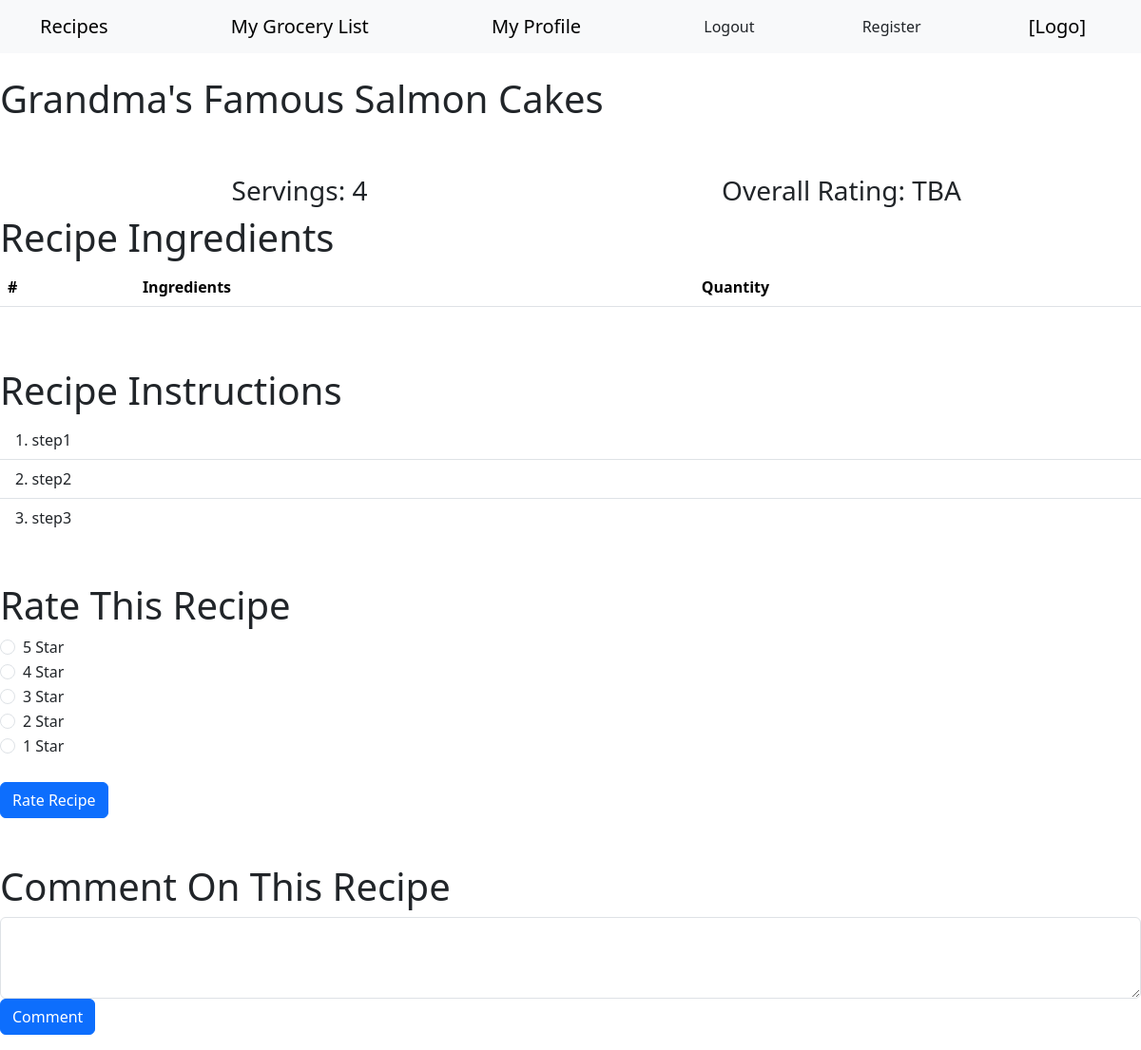
Before: /recipe-3 (signed in) with the older database file.
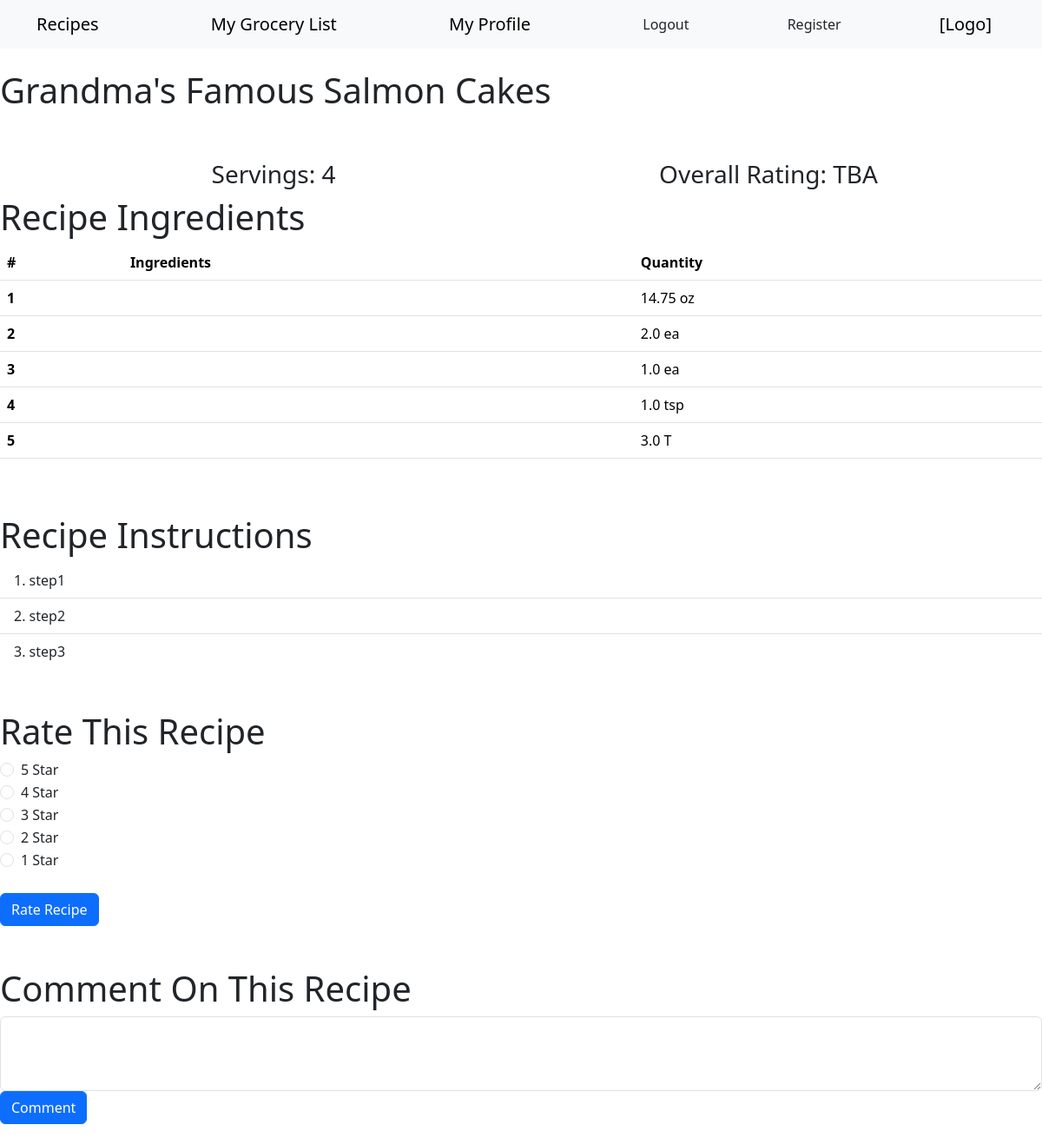
After: the same page with the newer database file.
### app/models.py (models this page shows)
class Recipe_Ingredient(db.Model):
	__tablename__ = 'recipe_ingredients'
	recing_id = db.Column(db.Integer, primary_key=True)
	recipe_id = db.Column(db.Integer, db.ForeignKey('recipes.recipe_id'))
	ing_id = db.Column(db.Integer, db.ForeignKey('ingredients.ing_id'))
	ing_qty = db.Column(db.Double)
	ing_uom = db.Column(db.String(10))

### app/routes.py (the view)
@myapp_obj.route("/recipe-<id>")
def recipeX(id):
	recipe = db.session.get(Recipe, id)
	ing_descs = get_Ing_Descs(id)
	recipe_qtys = Recipe_Ingredient.query.filter(Recipe_Ingredient.recipe_id==id).all()
	recipe_insns = ['step1', 'step2', 'step3'] # insns to be parsed soon
	rform = RatingsForm()
	cform = CommentsForm()
	if cform.validate_on_submit(): # comments form validation / db submission
		cmt_tmstp = str(datetime.now())
		comment = Recipe_Comment(
			comment_desc=form.comment_desc.data,
			user_id=1,
			recipe_id=id,
			comment_tmstp=cmt_tmstp
		)
		db.session.add(comment)
		db.session.commit()
		print(f'Comment has been added!')
		return redirect("/")
	else:
		print("Comments Form Error")
	if rform.validate_on_submit(): # ratings form validation / db submission
		return redirect("/")
	else:
		print("Ratings Form Error")
	return render_template(
		"recipe.html",
		recipe=recipe,
		ing_descs=ing_descs,
		qtys=recipe_qtys,
		recipe_insns=recipe_insns,
		cform=cform, rform=rform
	)

### app/forms.py
class RatingsForm(FlaskForm):
	rating_id = HiddenField()

class CommentsForm(FlaskForm):
	comment_id = HiddenField()
	comment_desc = StringField('COMMENT', [validators.DataRequired()])
	submit = SubmitField('Comment')

### app/routes.py (called while the page is built)
def get_Ing_Descs(id):
	ingredients = Recipe_Ingredient.query.all()
	descs = []
	recipe_ings = Recipe_Ingredient.query.filter(Recipe_Ingredient.recipe_id==id).all()

### app/templates/recipe.html
{% extends 'base.html' %}
{% block header %}
	<br>
	<h1>{% block title %}{{recipe.recipe_desc}}{% endblock %}</h1>
{% endblock %}
{% block content %}
		<br><br>
		<div class="container text-center">
		<div class="row">
		<div class="col"><h3>Servings: {{recipe.recipe_servings}}</h3></div>
		<div class="col"><h3>Overall Rating: {{recipe.recipe_rating}}</h3></div>
		</div></div>
		<h1>Recipe Ingredients</h1>
		<table class="table">
		<thead><tr>
		<th scope="col">#</th>
		<th scope="col">Ingredients</th>
		<th scope="col">Quantity</th>
		</tr></thead>
		<tbody>
		{% for qty in qtys %}
		<tr><th scope="row">{{loop.index}}</th>
		<td>{{ing_descs[loop.index]}}</td>
		<td>{{qty.ing_qty}} {{qty.ing_uom}}</td></tr>
		{% endfor %}
		</tbody>
		</table><br><br>
		<h1>Recipe Instructions</h1>
		<ol class="list-group list-group-numbered list-group-flush">
		{% for insn in recipe_insns %}
		<li class="list-group-item">{{insn}}</li>
		{% endfor %}
		</ol>
		<br><br>
		<h1>Rate This Recipe</h1>
		<form method="POST" action="/">
		<div class="form-check">
  		<input class="form-check-input" type="radio" name="radioDefault" id="radioDefault5">
  		<label class="form-check-label" for="radioDefault5">5 Star</label>
		</div>
		<div class="form-check">
		<input class="form-check-input" type="radio" name="radioDefault" id="radioDefault4">
		<label class="form-check-label" for="radioDefault4">4 Star</label>
		</div>
		<div class="form-check">
		<input class="form-check-input" type="radio" name="radioDefault" id="radioDefault3">
		<label class="form-check-label" for="radioDefault3">3 Star</label>
		</div>
		<div class="form-check">
		<input class="form-check-input" type="radio" name="radioDefault" id="radioDefault2">
		<label class="form-check-label" for="radioDefault2">2 Star</label>
		</div>
		<div class="form-check">
		<input class="form-check-input" type="radio" name="radioDefault" id="radioDefault1">
		<label class="form-check-label" for="radioDefault1">1 Star</label>
		</div>
		<br>
		<button type="submit" class="btn btn-primary">Rate Recipe</button>
		</form>
		<br><br>
		<h1>Comment On This Recipe</h1>
		<form>
		<div class="mb-3">
		<textarea class="form-control" id="exampleFormControlTextarea1" rows="3"></textarea>
		<button type="submit" class="btn btn-primary">Comment</button>
		</div>
		</form>
{% endblock %}

Changed rows visible on the page:
added Recipe_Ingredient: ing_qty "14.75", ing_uom "oz"
added Recipe_Ingredient: ing_qty "2.0", ing_uom "ea"
added Recipe_Ingredient: ing_qty "1.0", ing_uom "ea"
added Recipe_Ingredient: ing_qty "1.0", ing_uom "tsp"
added Recipe_Ingredient: ing_qty "3.0", ing_uom "T"
